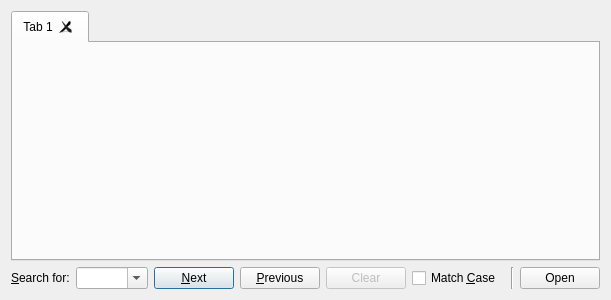
<?xml version="1.0" encoding="UTF-8"?>
<ui version="4.0">
 <class>Preview</class>
 <widget class="QDialog" name="Preview">
  <property name="geometry">
   <rect>
    <x>0</x>
    <y>0</y>
    <width>611</width>
    <height>300</height>
   </rect>
  </property>
  <property name="windowTitle">
   <string>Form</string>
  </property>
  <layout class="QVBoxLayout" name="verticalLayout">
   <item>
    <widget class="QTabWidget" name="pvTab">
     <property name="currentIndex">
      <number>0</number>
     </property>
     <property name="tabsClosable">
      <bool>true</bool>
     </property>
     <widget class="QWidget" name="tab">
      <attribute name="title">
       <string>Tab 1</string>
      </attribute>
     </widget>
    </widget>
   </item>
   <item>
    <layout class="QHBoxLayout" name="horizontalLayout">
     <item>
      <widget class="QLabel" name="searchLBL">
       <property name="text">
        <string>&amp;Search for:</string>
       </property>
       <property name="buddy">
        <cstring>searchTextCMB</cstring>
       </property>
      </widget>
     </item>
     <item>
      <widget class="QComboBox" name="searchTextCMB">
       <property name="editable">
        <bool>true</bool>
       </property>
       <property name="insertPolicy">
        <enum>QComboBox::NoInsert</enum>
       </property>
      </widget>
     </item>
     <item>
      <widget class="QPushButton" name="nextPB">
       <property name="text">
        <string>&amp;Next</string>
       </property>
      </widget>
     </item>
     <item>
      <widget class="QPushButton" name="prevPB">
       <property name="text">
        <string>&amp;Previous</string>
       </property>
      </widget>
     </item>
     <item>
      <widget class="QPushButton" name="clearPB">
       <property name="enabled">
        <bool>false</bool>
       </property>
       <property name="text">
        <string>Clear</string>
       </property>
      </widget>
     </item>
     <item>
      <widget class="QCheckBox" name="casematchCB">
       <property name="text">
        <string>Match &amp;Case</string>
       </property>
      </widget>
     </item>
     <item>
      <spacer name="horizontalSpacer">
       <property name="orientation">
        <enum>Qt::Horizontal</enum>
       </property>
       <property name="sizeHint" stdset="0">
        <size>
         <width>40</width>
         <height>20</height>
        </size>
       </property>
      </spacer>
     </item>
     <item>
      <widget class="Line" name="line">
       <property name="orientation">
        <enum>Qt::Vertical</enum>
       </property>
      </widget>
     </item>
     <item>
      <widget class="QPushButton" name="editPB">
       <property name="text">
        <string>Open</string>
       </property>
      </widget>
     </item>
    </layout>
   </item>
  </layout>
 </widget>
 <resources/>
 <connections/>
</ui>
